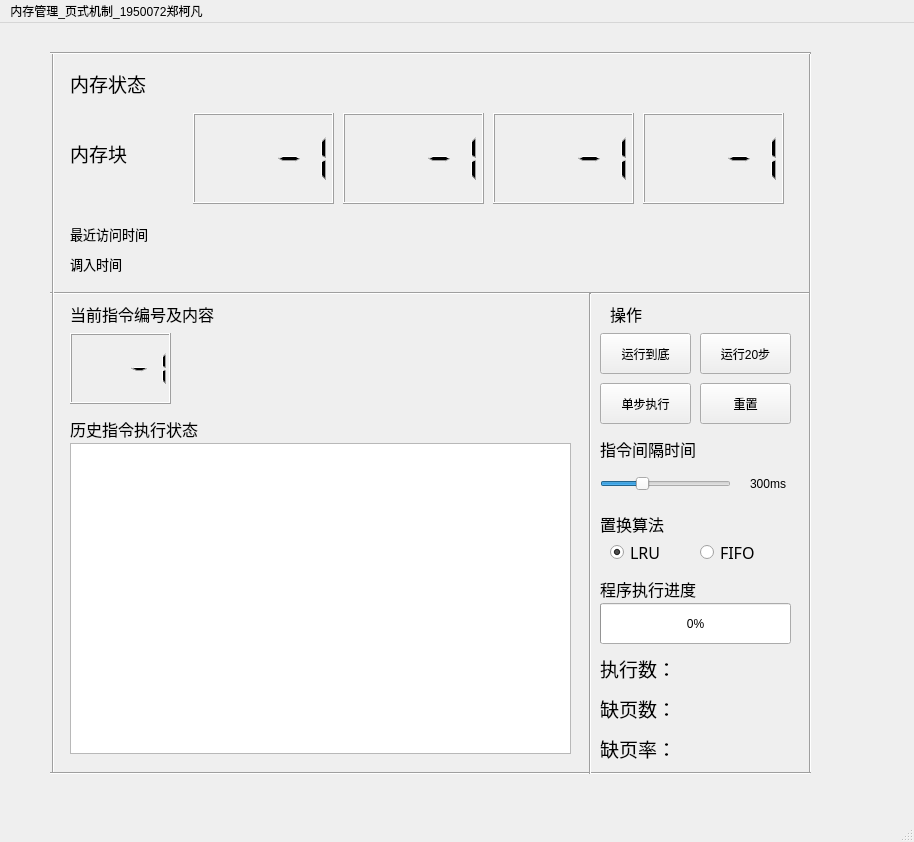
<?xml version="1.0" encoding="UTF-8"?>
<ui version="4.0">
 <class>MainWindow</class>
 <widget class="QMainWindow" name="MainWindow">
  <property name="geometry">
   <rect>
    <x>0</x>
    <y>0</y>
    <width>914</width>
    <height>842</height>
   </rect>
  </property>
  <property name="windowTitle">
   <string>MainWindow</string>
  </property>
  <widget class="QWidget" name="centralwidget">
   <widget class="QLCDNumber" name="lcdNumber">
    <property name="geometry">
     <rect>
      <x>193</x>
      <y>90</y>
      <width>141</width>
      <height>91</height>
     </rect>
    </property>
    <property name="intValue" stdset="0">
     <number>-1</number>
    </property>
   </widget>
   <widget class="QLCDNumber" name="lcdNumber_2">
    <property name="geometry">
     <rect>
      <x>343</x>
      <y>90</y>
      <width>141</width>
      <height>91</height>
     </rect>
    </property>
    <property name="intValue" stdset="0">
     <number>-1</number>
    </property>
   </widget>
   <widget class="QLCDNumber" name="lcdNumber_3">
    <property name="geometry">
     <rect>
      <x>493</x>
      <y>90</y>
      <width>141</width>
      <height>91</height>
     </rect>
    </property>
    <property name="intValue" stdset="0">
     <number>-1</number>
    </property>
   </widget>
   <widget class="QLCDNumber" name="lcdNumber_4">
    <property name="geometry">
     <rect>
      <x>643</x>
      <y>90</y>
      <width>141</width>
      <height>91</height>
     </rect>
    </property>
    <property name="intValue" stdset="0">
     <number>-1</number>
    </property>
   </widget>
   <widget class="QLabel" name="labelsta0">
    <property name="geometry">
     <rect>
      <x>223</x>
      <y>40</y>
      <width>81</width>
      <height>41</height>
     </rect>
    </property>
    <property name="font">
     <font>
      <family>Adobe Arabic</family>
      <pointsize>14</pointsize>
     </font>
    </property>
    <property name="styleSheet">
     <string notr="true"/>
    </property>
    <property name="text">
     <string/>
    </property>
   </widget>
   <widget class="QPushButton" name="pushButton">
    <property name="geometry">
     <rect>
      <x>600</x>
      <y>310</y>
      <width>91</width>
      <height>41</height>
     </rect>
    </property>
    <property name="text">
     <string>运行到底</string>
    </property>
   </widget>
   <widget class="QPushButton" name="pushButton_2">
    <property name="geometry">
     <rect>
      <x>600</x>
      <y>360</y>
      <width>91</width>
      <height>41</height>
     </rect>
    </property>
    <property name="text">
     <string>单步执行</string>
    </property>
   </widget>
   <widget class="QProgressBar" name="progressBar">
    <property name="geometry">
     <rect>
      <x>600</x>
      <y>580</y>
      <width>191</width>
      <height>41</height>
     </rect>
    </property>
    <property name="maximum">
     <number>320</number>
    </property>
    <property name="value">
     <number>0</number>
    </property>
   </widget>
   <widget class="QRadioButton" name="radioButton">
    <property name="geometry">
     <rect>
      <x>610</x>
      <y>520</y>
      <width>81</width>
      <height>19</height>
     </rect>
    </property>
    <property name="font">
     <font>
      <family>Adobe Arabic</family>
      <pointsize>12</pointsize>
     </font>
    </property>
    <property name="text">
     <string>LRU</string>
    </property>
    <property name="checked">
     <bool>true</bool>
    </property>
   </widget>
   <widget class="QRadioButton" name="radioButton_2">
    <property name="geometry">
     <rect>
      <x>700</x>
      <y>520</y>
      <width>81</width>
      <height>19</height>
     </rect>
    </property>
    <property name="font">
     <font>
      <family>Adobe Arabic</family>
      <pointsize>12</pointsize>
     </font>
    </property>
    <property name="text">
     <string>FIFO</string>
    </property>
    <property name="checked">
     <bool>false</bool>
    </property>
   </widget>
   <widget class="QLabel" name="label_2">
    <property name="geometry">
     <rect>
      <x>70</x>
      <y>390</y>
      <width>201</width>
      <height>31</height>
     </rect>
    </property>
    <property name="font">
     <font>
      <family>Adobe Arabic</family>
      <pointsize>12</pointsize>
     </font>
    </property>
    <property name="text">
     <string>历史指令执行状态</string>
    </property>
   </widget>
   <widget class="QLabel" name="label_3">
    <property name="geometry">
     <rect>
      <x>70</x>
      <y>270</y>
      <width>201</width>
      <height>41</height>
     </rect>
    </property>
    <property name="font">
     <font>
      <family>Adobe Arabic</family>
      <pointsize>12</pointsize>
     </font>
    </property>
    <property name="text">
     <string>当前指令编号及内容</string>
    </property>
   </widget>
   <widget class="QLCDNumber" name="lcdNumber_5">
    <property name="geometry">
     <rect>
      <x>70</x>
      <y>310</y>
      <width>101</width>
      <height>71</height>
     </rect>
    </property>
    <property name="intValue" stdset="0">
     <number>-1</number>
    </property>
   </widget>
   <widget class="QLabel" name="label_4">
    <property name="geometry">
     <rect>
      <x>200</x>
      <y>310</y>
      <width>371</width>
      <height>71</height>
     </rect>
    </property>
    <property name="font">
     <font>
      <family>Adobe Arabic</family>
      <pointsize>14</pointsize>
     </font>
    </property>
    <property name="text">
     <string/>
    </property>
   </widget>
   <widget class="QTextEdit" name="textEdit">
    <property name="geometry">
     <rect>
      <x>70</x>
      <y>420</y>
      <width>501</width>
      <height>311</height>
     </rect>
    </property>
   </widget>
   <widget class="QLabel" name="label_5">
    <property name="geometry">
     <rect>
      <x>70</x>
      <y>40</y>
      <width>101</width>
      <height>41</height>
     </rect>
    </property>
    <property name="font">
     <font>
      <family>Adobe Arabic</family>
      <pointsize>14</pointsize>
     </font>
    </property>
    <property name="text">
     <string>内存状态</string>
    </property>
   </widget>
   <widget class="QLabel" name="label_6">
    <property name="geometry">
     <rect>
      <x>600</x>
      <y>710</y>
      <width>181</width>
      <height>31</height>
     </rect>
    </property>
    <property name="font">
     <font>
      <family>Adobe Arabic</family>
      <pointsize>14</pointsize>
     </font>
    </property>
    <property name="text">
     <string>缺页率：</string>
    </property>
   </widget>
   <widget class="QLabel" name="label_7">
    <property name="geometry">
     <rect>
      <x>600</x>
      <y>550</y>
      <width>141</width>
      <height>31</height>
     </rect>
    </property>
    <property name="font">
     <font>
      <family>Adobe Arabic</family>
      <pointsize>12</pointsize>
     </font>
    </property>
    <property name="text">
     <string>程序执行进度</string>
    </property>
   </widget>
   <widget class="QLabel" name="label_8">
    <property name="geometry">
     <rect>
      <x>600</x>
      <y>480</y>
      <width>131</width>
      <height>41</height>
     </rect>
    </property>
    <property name="font">
     <font>
      <family>Adobe Arabic</family>
      <pointsize>12</pointsize>
     </font>
    </property>
    <property name="text">
     <string>置换算法</string>
    </property>
   </widget>
   <widget class="QLabel" name="label_9">
    <property name="geometry">
     <rect>
      <x>610</x>
      <y>270</y>
      <width>121</width>
      <height>41</height>
     </rect>
    </property>
    <property name="font">
     <font>
      <family>Adobe Arabic</family>
      <pointsize>12</pointsize>
     </font>
    </property>
    <property name="text">
     <string>操作</string>
    </property>
   </widget>
   <widget class="QPushButton" name="pushButton_3">
    <property name="geometry">
     <rect>
      <x>700</x>
      <y>360</y>
      <width>91</width>
      <height>41</height>
     </rect>
    </property>
    <property name="text">
     <string>重置</string>
    </property>
   </widget>
   <widget class="QLabel" name="label_10">
    <property name="geometry">
     <rect>
      <x>70</x>
      <y>190</y>
      <width>111</width>
      <height>41</height>
     </rect>
    </property>
    <property name="font">
     <font>
      <family>Adobe Arabic</family>
      <pointsize>10</pointsize>
     </font>
    </property>
    <property name="text">
     <string>最近访问时间</string>
    </property>
   </widget>
   <widget class="QLabel" name="label_11">
    <property name="geometry">
     <rect>
      <x>70</x>
      <y>230</y>
      <width>91</width>
      <height>21</height>
     </rect>
    </property>
    <property name="font">
     <font>
      <family>Adobe Arabic</family>
      <pointsize>10</pointsize>
     </font>
    </property>
    <property name="text">
     <string>调入时间</string>
    </property>
   </widget>
   <widget class="Line" name="line">
    <property name="geometry">
     <rect>
      <x>50</x>
      <y>260</y>
      <width>761</width>
      <height>20</height>
     </rect>
    </property>
    <property name="orientation">
     <enum>Qt::Horizontal</enum>
    </property>
   </widget>
   <widget class="Line" name="line_2">
    <property name="geometry">
     <rect>
      <x>43</x>
      <y>30</y>
      <width>20</width>
      <height>721</height>
     </rect>
    </property>
    <property name="orientation">
     <enum>Qt::Vertical</enum>
    </property>
   </widget>
   <widget class="Line" name="line_3">
    <property name="geometry">
     <rect>
      <x>800</x>
      <y>30</y>
      <width>20</width>
      <height>721</height>
     </rect>
    </property>
    <property name="orientation">
     <enum>Qt::Vertical</enum>
    </property>
   </widget>
   <widget class="Line" name="line_4">
    <property name="geometry">
     <rect>
      <x>50</x>
      <y>740</y>
      <width>761</width>
      <height>20</height>
     </rect>
    </property>
    <property name="orientation">
     <enum>Qt::Horizontal</enum>
    </property>
   </widget>
   <widget class="QLabel" name="label_12">
    <property name="geometry">
     <rect>
      <x>70</x>
      <y>110</y>
      <width>101</width>
      <height>41</height>
     </rect>
    </property>
    <property name="font">
     <font>
      <family>Adobe Arabic</family>
      <pointsize>14</pointsize>
     </font>
    </property>
    <property name="text">
     <string>内存块</string>
    </property>
   </widget>
   <widget class="Line" name="line_5">
    <property name="geometry">
     <rect>
      <x>50</x>
      <y>20</y>
      <width>761</width>
      <height>20</height>
     </rect>
    </property>
    <property name="orientation">
     <enum>Qt::Horizontal</enum>
    </property>
   </widget>
   <widget class="QLabel" name="labelsta1">
    <property name="geometry">
     <rect>
      <x>373</x>
      <y>40</y>
      <width>81</width>
      <height>41</height>
     </rect>
    </property>
    <property name="font">
     <font>
      <family>Adobe Arabic</family>
      <pointsize>14</pointsize>
     </font>
    </property>
    <property name="styleSheet">
     <string notr="true"/>
    </property>
    <property name="text">
     <string/>
    </property>
   </widget>
   <widget class="QLabel" name="labelsta2">
    <property name="geometry">
     <rect>
      <x>523</x>
      <y>40</y>
      <width>81</width>
      <height>41</height>
     </rect>
    </property>
    <property name="font">
     <font>
      <family>Adobe Arabic</family>
      <pointsize>14</pointsize>
     </font>
    </property>
    <property name="styleSheet">
     <string notr="true"/>
    </property>
    <property name="text">
     <string/>
    </property>
   </widget>
   <widget class="QLabel" name="labelsta3">
    <property name="geometry">
     <rect>
      <x>673</x>
      <y>40</y>
      <width>81</width>
      <height>41</height>
     </rect>
    </property>
    <property name="font">
     <font>
      <family>Adobe Arabic</family>
      <pointsize>14</pointsize>
     </font>
    </property>
    <property name="styleSheet">
     <string notr="true"/>
    </property>
    <property name="text">
     <string/>
    </property>
   </widget>
   <widget class="QLabel" name="nearvis0">
    <property name="geometry">
     <rect>
      <x>220</x>
      <y>190</y>
      <width>81</width>
      <height>31</height>
     </rect>
    </property>
    <property name="text">
     <string/>
    </property>
   </widget>
   <widget class="QLabel" name="nearvis1">
    <property name="geometry">
     <rect>
      <x>370</x>
      <y>190</y>
      <width>81</width>
      <height>31</height>
     </rect>
    </property>
    <property name="text">
     <string/>
    </property>
   </widget>
   <widget class="QLabel" name="nearvis2">
    <property name="geometry">
     <rect>
      <x>520</x>
      <y>190</y>
      <width>81</width>
      <height>31</height>
     </rect>
    </property>
    <property name="text">
     <string/>
    </property>
   </widget>
   <widget class="QLabel" name="nearvis3">
    <property name="geometry">
     <rect>
      <x>670</x>
      <y>190</y>
      <width>81</width>
      <height>31</height>
     </rect>
    </property>
    <property name="text">
     <string/>
    </property>
   </widget>
   <widget class="QLabel" name="entertime0">
    <property name="geometry">
     <rect>
      <x>220</x>
      <y>230</y>
      <width>81</width>
      <height>31</height>
     </rect>
    </property>
    <property name="text">
     <string/>
    </property>
   </widget>
   <widget class="QLabel" name="entertime1">
    <property name="geometry">
     <rect>
      <x>370</x>
      <y>230</y>
      <width>81</width>
      <height>31</height>
     </rect>
    </property>
    <property name="text">
     <string/>
    </property>
   </widget>
   <widget class="QLabel" name="entertime2">
    <property name="geometry">
     <rect>
      <x>520</x>
      <y>230</y>
      <width>81</width>
      <height>31</height>
     </rect>
    </property>
    <property name="text">
     <string/>
    </property>
   </widget>
   <widget class="QLabel" name="entertime3">
    <property name="geometry">
     <rect>
      <x>670</x>
      <y>230</y>
      <width>81</width>
      <height>31</height>
     </rect>
    </property>
    <property name="text">
     <string/>
    </property>
   </widget>
   <widget class="QLabel" name="label">
    <property name="geometry">
     <rect>
      <x>600</x>
      <y>670</y>
      <width>181</width>
      <height>31</height>
     </rect>
    </property>
    <property name="font">
     <font>
      <family>Adobe Arabic</family>
      <pointsize>14</pointsize>
     </font>
    </property>
    <property name="text">
     <string>缺页数：</string>
    </property>
   </widget>
   <widget class="QLabel" name="label_13">
    <property name="geometry">
     <rect>
      <x>600</x>
      <y>410</y>
      <width>141</width>
      <height>31</height>
     </rect>
    </property>
    <property name="font">
     <font>
      <family>Adobe Arabic</family>
      <pointsize>12</pointsize>
     </font>
    </property>
    <property name="text">
     <string>指令间隔时间</string>
    </property>
   </widget>
   <widget class="QSlider" name="horizontalSlider">
    <property name="geometry">
     <rect>
      <x>600</x>
      <y>450</y>
      <width>131</width>
      <height>22</height>
     </rect>
    </property>
    <property name="minimum">
     <number>0</number>
    </property>
    <property name="maximum">
     <number>1000</number>
    </property>
    <property name="value">
     <number>300</number>
    </property>
    <property name="orientation">
     <enum>Qt::Horizontal</enum>
    </property>
   </widget>
   <widget class="QLabel" name="label_14">
    <property name="geometry">
     <rect>
      <x>750</x>
      <y>440</y>
      <width>51</width>
      <height>41</height>
     </rect>
    </property>
    <property name="text">
     <string>300ms</string>
    </property>
   </widget>
   <widget class="QPushButton" name="pushButton_4">
    <property name="geometry">
     <rect>
      <x>700</x>
      <y>310</y>
      <width>91</width>
      <height>41</height>
     </rect>
    </property>
    <property name="text">
     <string>运行20步</string>
    </property>
   </widget>
   <widget class="QLabel" name="label_15">
    <property name="geometry">
     <rect>
      <x>600</x>
      <y>630</y>
      <width>181</width>
      <height>31</height>
     </rect>
    </property>
    <property name="font">
     <font>
      <family>Adobe Arabic</family>
      <pointsize>14</pointsize>
     </font>
    </property>
    <property name="text">
     <string>执行数：</string>
    </property>
   </widget>
   <widget class="Line" name="line_6">
    <property name="geometry">
     <rect>
      <x>580</x>
      <y>270</y>
      <width>20</width>
      <height>481</height>
     </rect>
    </property>
    <property name="orientation">
     <enum>Qt::Vertical</enum>
    </property>
   </widget>
  </widget>
  <widget class="QMenuBar" name="menubar">
   <property name="geometry">
    <rect>
     <x>0</x>
     <y>0</y>
     <width>914</width>
     <height>26</height>
    </rect>
   </property>
   <widget class="QMenu" name="menu_1950072">
    <property name="title">
     <string>内存管理_页式机制_1950072郑柯凡</string>
    </property>
   </widget>
   <addaction name="menu_1950072"/>
  </widget>
  <widget class="QStatusBar" name="statusbar"/>
 </widget>
 <resources/>
 <connections/>
</ui>
